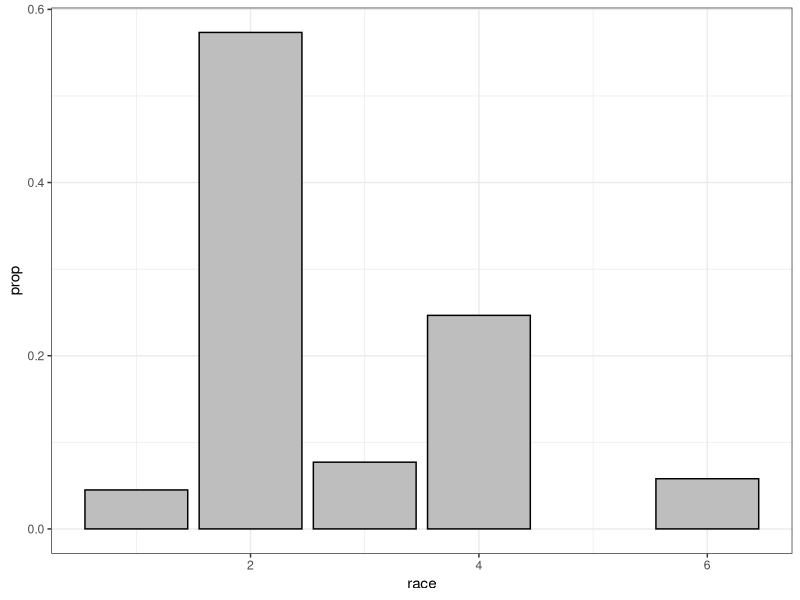
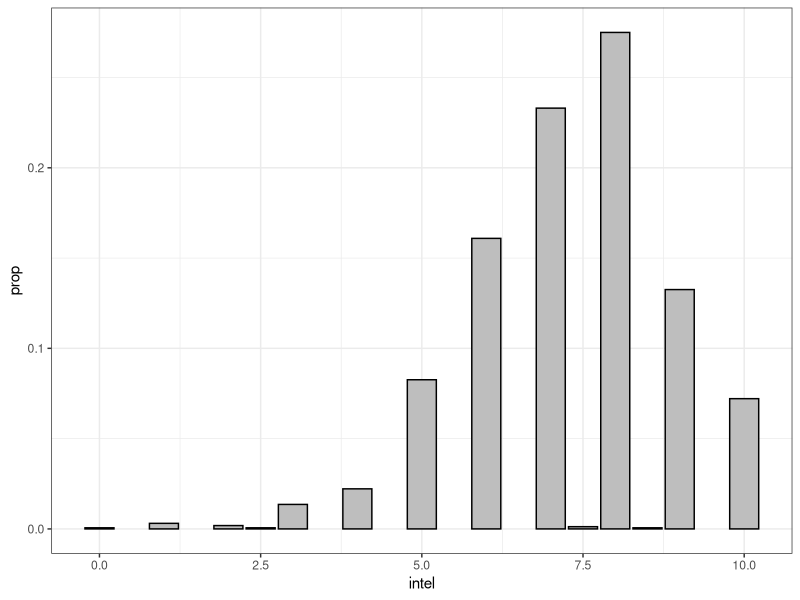
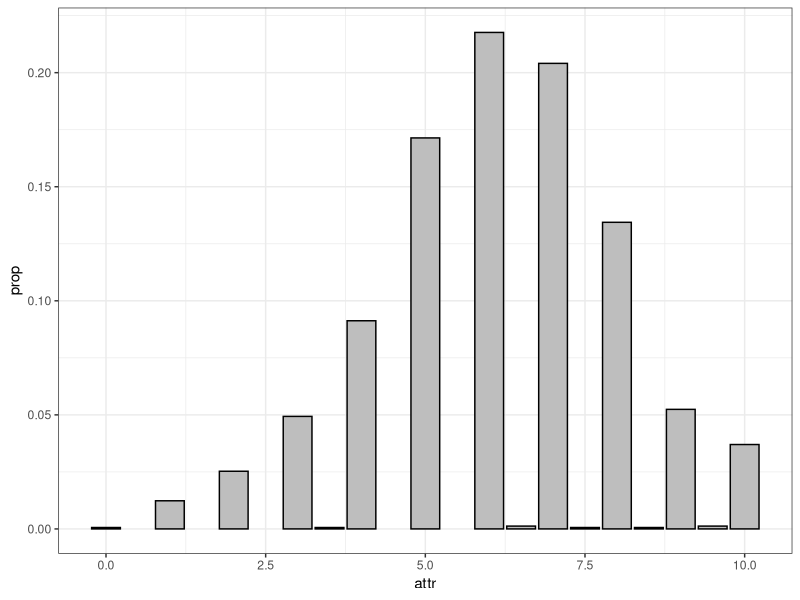
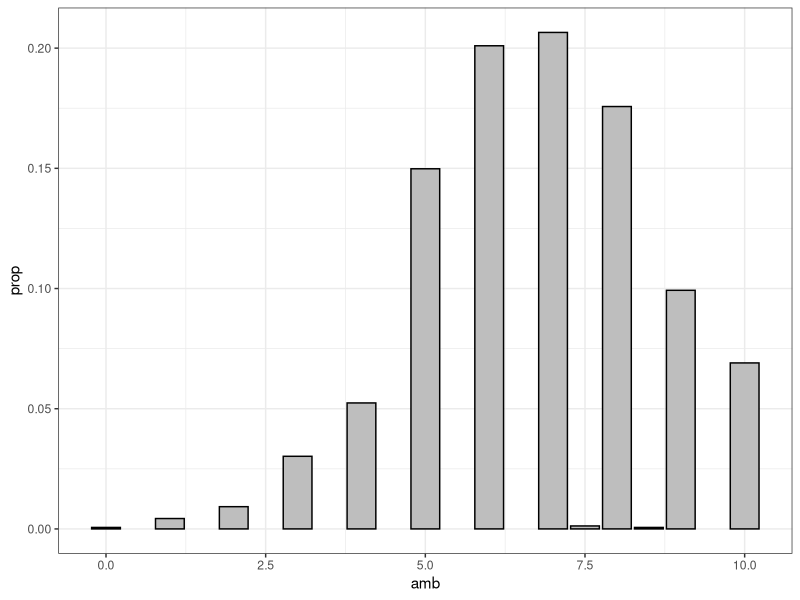
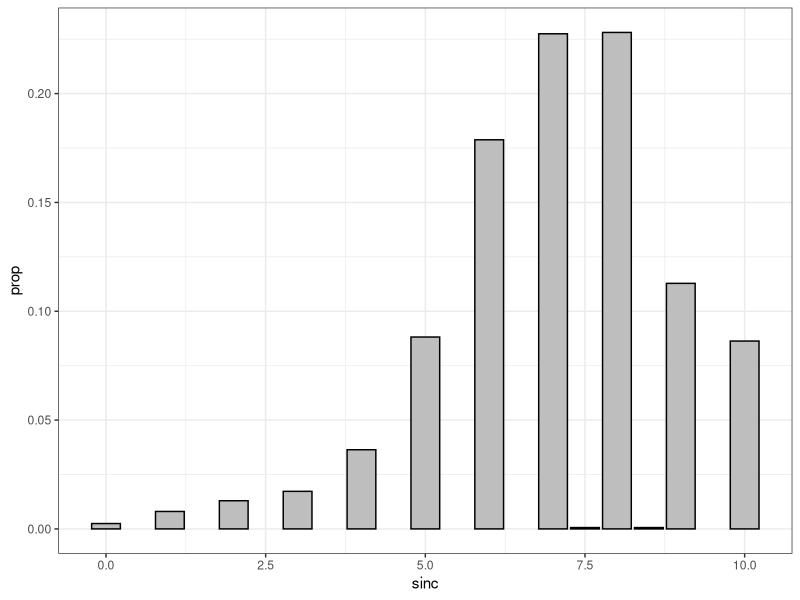
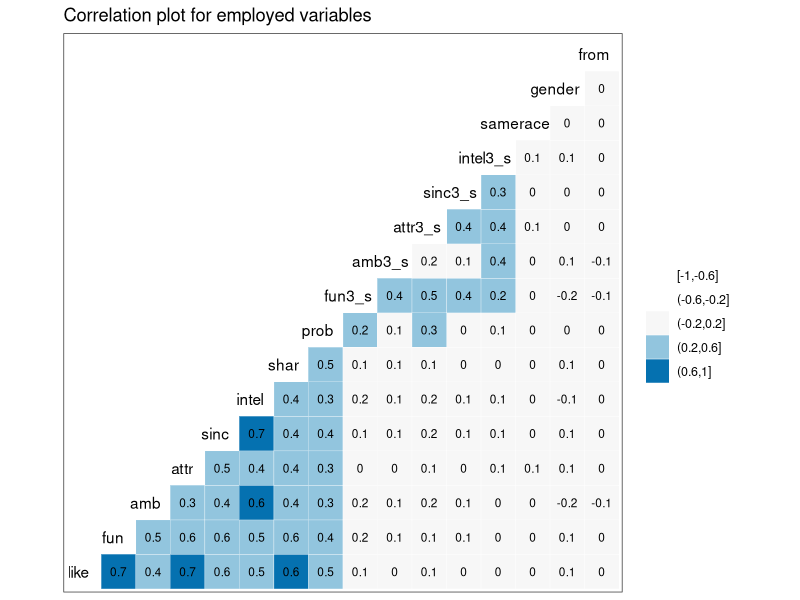
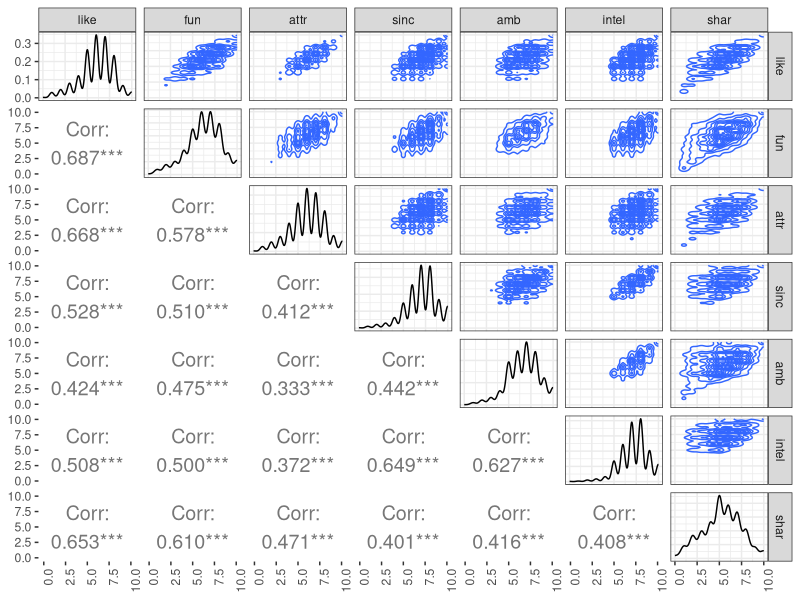
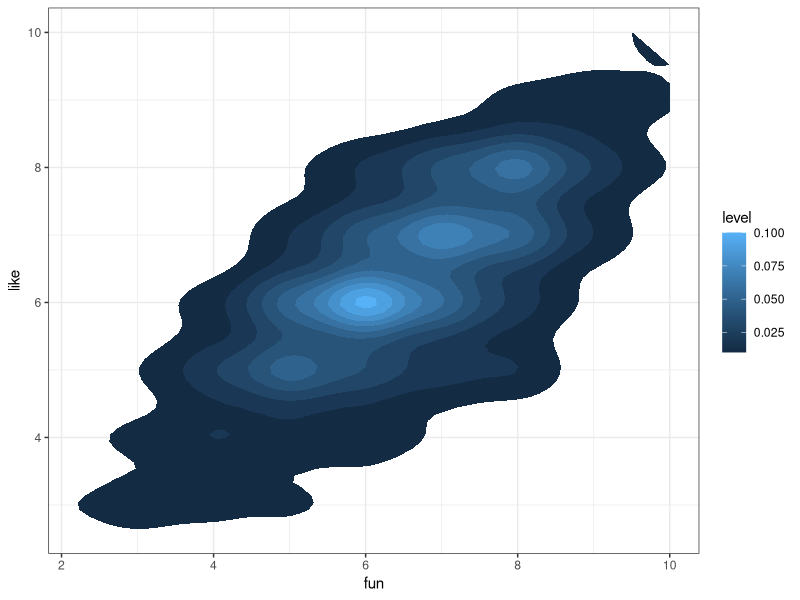

Recreate these plots in R, in order.
## ---- chunk 1
library(tidyverse)
library(modelr)
library(GGally)
library(caret)
library(broom)
library(here)

theme_set(theme_bw())
## ---- chunk 2
data <- read_csv(here("data/speed-dating.csv"),
                 progress = FALSE,
                 col_types =cols(.default = col_integer(),
                                 int_corr = col_double(),
                                 field = col_character(),
                                 from = col_character(),
                                 career = col_character(),
                                 attr = col_double(),
                                 samerace = col_character(),
                                 sinc = col_double(),
                                 intel = col_double(),
                                 fun = col_double(),
                                 amb = col_double(),
                                 shar = col_double(),
                                 like = col_double(),
                                 prob = col_double(),
                                 match_es = col_double(),
                                 attr3_s = col_double(),
                                 sinc3_s = col_double(),
                                 intel3_s = col_double(),
                                 fun3_s = col_double(),
                                 amb3_s = col_double())) %>%
  mutate(from = as.numeric(factor(from)),
         gender = as.numeric(factor(gender)),
         samerace = as.numeric(factor(samerace)))

data %>%
  glimpse()
## ---- chunk 3
data %>%
  na.omit(race) %>%
  ggplot(aes(race, ..prop..)) +
    geom_bar(color = "black",
           fill = "grey")
## ---- chunk 4
data %>%
  na.omit(intel) %>%
  ggplot(aes(intel, ..prop..)) +
  geom_bar(color = "black",
           fill = "grey")
## ---- chunk 5
data %>%
  na.omit(attr) %>%
  ggplot(aes(attr, ..prop..)) +
  geom_bar(color = "black",
           fill = "grey")
## ---- chunk 6
data %>%
  na.omit(amb) %>%
  ggplot(aes(amb, ..prop..)) +
  geom_bar(color = "black",
           fill = "grey")
## ---- chunk 7
data %>%
  na.omit(sinc) %>%
  ggplot(aes(sinc, ..prop..)) +
  geom_bar(color = "black",
           fill = "grey")
## ---- chunk 8
require(GGally)

data %>% 
  select(like,fun,amb,attr,
         sinc,intel,shar,prob,
         fun3_s,amb3_s,attr3_s,
         sinc3_s,intel3_s,samerace,
         gender,from) %>% 
  na.omit() %>%
  ggcorr(palette = "RdBu", label = TRUE,
       hjust = 0.75, label_size = 3, nbreaks = 5) +
  ggtitle("Correlation plot for employed variables")
## ---- chunk 9
data %>% 
  select(like,fun,attr,sinc,
         amb,intel,shar) %>% 
  na.omit() %>%
  ggpairs(upper = list(continuous = "density"), 
        lower = list(continuous = wrap("cor", size=5)),
        axisLabels = 'show',progress = F) +
  theme(axis.text.x = element_text(angle = 90, hjust = 1))
## ---- chunk 10
data %>%
  na.omit(fun, like) %>%
  ggplot(aes(fun, like)) +
  stat_density2d(aes(fill = ..level..),
                 geom = "polygon")
## ---- chunk 11
data %>%
  na.omit(attr, like) %>%
  ggplot(aes(attr, like)) +
  stat_density2d(aes(fill = ..level..),
                 geom = "polygon")
## ---- chunk 12
data %>%
  na.omit(intel, like) %>%
  ggplot(aes(intel, like)) +
  stat_density2d(aes(fill = ..level..),
                 geom = "polygon")
## ---- chunk 13
data %>%  # Keep only candidate and response variables
  select(fun, prob, order, amb,
         attr, sinc, prob, shar, 
         intel, like, gender, samerace) %>%
  na.omit() -> data  # remove NAs

data %>% ## Put numeric predictor variables on same scale 
   mutate_at(.vars = vars(fun, prob, order,attr,
                          sinc, prob, shar,intel),
             .funs = funs(as.numeric(scale(.)))) -> data_scaled

data_scaled %>%
  glimpse()
## ---- chunk 14
set.seed(101) # We set the set for reason of reproducibility

## Adding surrogate key to dataframe
data_scaled$id <- 1:nrow(data_scaled)

data_scaled %>% 
  dplyr::sample_frac(.8) -> training

training %>% 
  glimpse()
## ---- chunk 15
dplyr::anti_join(data_scaled, 
                 training, 
                 by = 'id') -> testing
testing %>% 
  glimpse()
## ---- chunk 16
mod <- lm(like ~ fun + attr + shar + sinc + prob + intel + amb + sinc * intel + amb * intel, 
          data = training)

glance(mod) 
## ---- chunk 17
tidy(mod, 
     conf.int = TRUE, 
     conf.level = 0.95)
## ---- chunk 18
tidy(mod, 
     conf.int = TRUE, 
     conf.level = 0.95)  %>%
  filter(term != "(Intercept)") %>%
  ggplot(aes(term, estimate, ymin = conf.low, ymax = conf.high)) +
  geom_errorbar(size = 0.8, width= 0.4) +
  geom_point(color = "red", size = 2) +
  geom_hline(yintercept = 0, colour = "darkred")
## ---- chunk 19
mod.res <- resid(mod)
std.resid <- rstandard(mod)
like <- training$like

resid_data <- data.frame(mod.res,std.resid,like,
                       stringsAsFactors=FALSE)
resid_data %>% 
  sample_n(10)
## ---- chunk 20
resid_data %>%
  ggplot(aes(like, mod.res)) +
  geom_point(alpha = 0.4) +
  geom_hline(yintercept = 0,
             color = "red") +
  labs(x = "Response Variable (like)", y = "Residuals") +
  ggtitle("Residual Plot")
## ---- chunk 21
mod %>%
  ggplot(aes(.fitted, .resid)) + 
  geom_point() +
  stat_smooth(method="loess") + 
  geom_hline(yintercept=0, col="red", linetype="dashed") + 
  xlab("Fitted values") + ylab("Residuals") + 
  ggtitle("Residual vs Fitted Plot")
## ---- chunk 22
y <- quantile(resid_data$std.resid[!is.na(resid_data$std.resid)], c(0.25, 0.75))
x <- qnorm(c(0.25, 0.75))
slope <- diff(y)/diff(x)
int <- y[1L] - slope * x[1L]

resid_data %>%
  ggplot(aes(sample=std.resid)) +
  stat_qq(shape=1, size=3) +      # open circles
  labs(title="Normal Q-Q",        # plot title
  x="Theoretical Quantiles",      # x-axis label
  y="Standardized Residuals") +   # y-axis label
  geom_abline(slope = slope,
              color = "red",
              size = 0.8,
              intercept = int,
              linetype="dashed")  # dashed reference line
## ---- chunk 23
mod %>%
  ggplot(aes(.fitted, 
             sqrt(abs(.stdresid)))) + 
  geom_point(na.rm=TRUE) + 
  stat_smooth(method="loess",
              na.rm = TRUE) +
  labs(title = "Scale-Location",
       x= "Fitted Value",
       y = expression(sqrt("|Standardized residuals|")))
## ---- chunk 24
mod %>%
  ggplot(aes(.hat, .stdresid)) + 
  geom_point(aes(size=.cooksd), na.rm=TRUE) +
  stat_smooth(method="loess", na.rm=TRUE) +
  xlab("Leverage")+ylab("Standardized Residuals") + 
  ggtitle("Residual vs Leverage Plot") + 
  scale_size_continuous("Cook's Distance", range=c(1,5)) +    
  theme(legend.position="bottom")
## ---- chunk 25
mod %>%
  ggplot(aes(.hat, .cooksd)) + 
  geom_point(na.rm=TRUE) + 
  stat_smooth(method="loess", na.rm=TRUE) + 
  xlab("Leverage hii")+ylab("Cook's Distance") + 
  ggtitle("Cook's dist vs Leverage hii/(1-hii)") + 
  geom_abline(slope=seq(0,3,0.5), color="gray", linetype="dashed")
## ---- chunk 26
predictions <- mod %>% predict(testing)

data.frame( R2 = caret::R2(predictions, testing$like),
            RMSE = caret::RMSE(predictions, testing$like),
            MAE = caret::MAE(predictions, testing$like),
            ERR = caret::RMSE(predictions, testing$like)/
              mean(testing$like))
